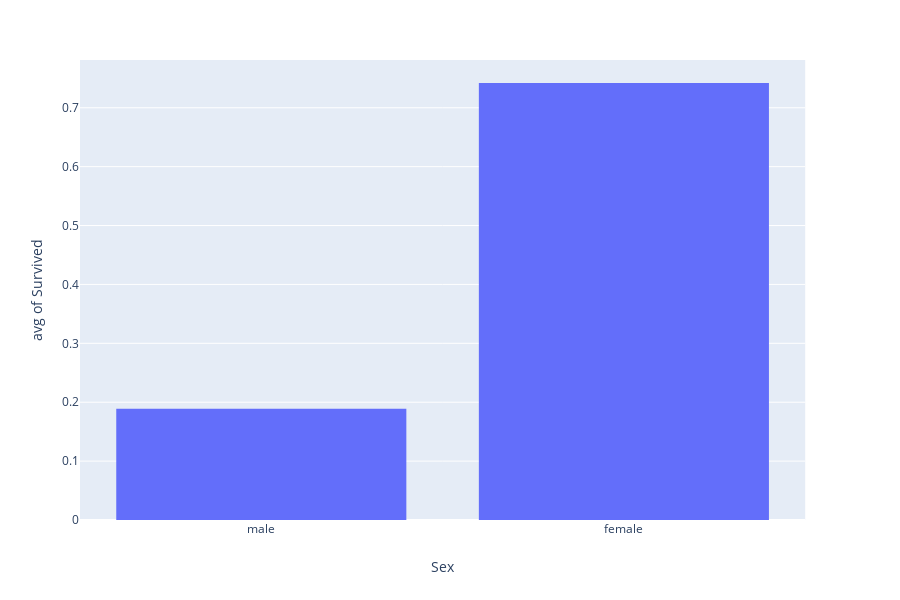

The notebook cell this image was saved under:
### Code cell
#ANS
px.histogram(df, x="Sex", y="Survived", histfunc="avg")

### Figure 1 — Plotly figure (JSON) as saved in the notebook; plotly's stock layout.template omitted (floating-point values rounded to 4 significant figures; data arrays with more than 128 entries replaced by an {"elided": "..."} marker saying what was removed)
{"data": [{"alignmentgroup": "True", "bingroup": "x", "histfunc": "avg", "hoverlabel": {"namelength": 0}, "hovertemplate": "Sex=%{x}<br>avg of Survived=%{y}", "legendgroup": "", "marker": {"color": "#636efa"}, "name": "", "offsetgroup": "", "orientation": "v", "showlegend": false, "type": "histogram", "x": {"elided": "891 str values"}, "xaxis": "x", "y": {"elided": "891 int values"}, "yaxis": "y"}], "layout": {"barmode": "relative", "height": 600, "legend": {"tracegroupgap": 0}, "margin": {"t": 60}, "xaxis": {"anchor": "y", "domain": [0, 0.98], "title": {"text": "Sex"}}, "yaxis": {"anchor": "x", "domain": [0, 1], "title": {"text": "avg of Survived"}}}}
